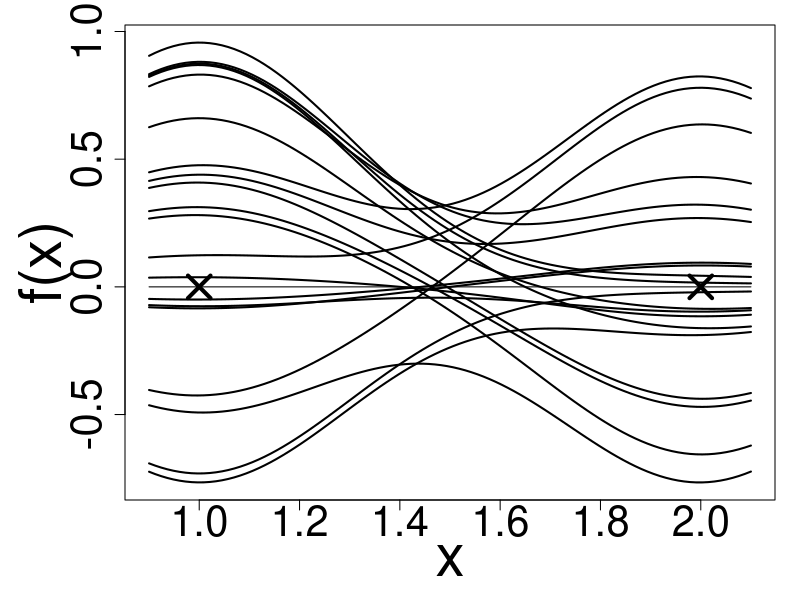
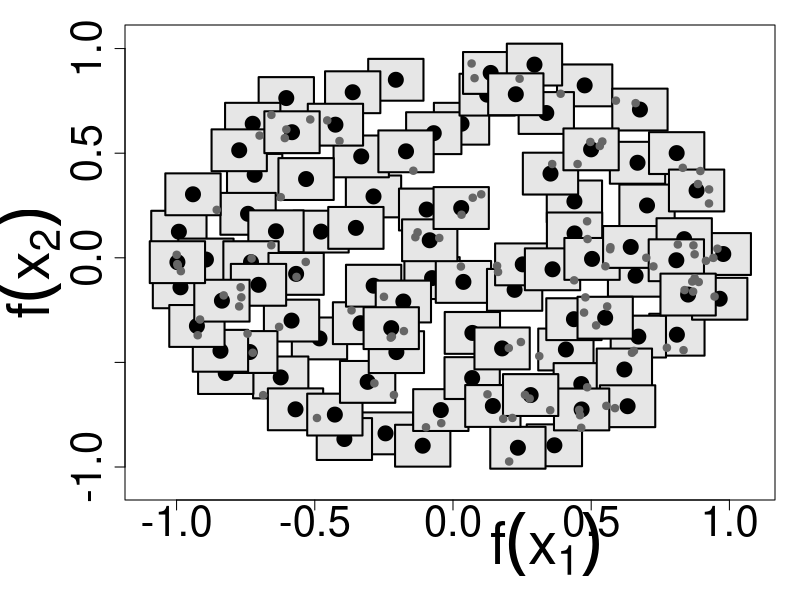

R code for these plots, in order:
### demo        creates all plots for the covering number section
###
### 2001 written by Ralf Herbrich
### Microsoft Research Cambridge
###
### 2019 modified by Ralf Herbrich
### Amazon Development Center Germany
###
### (c) 2001 Microsoft Corporation. Reproduced with permission. All rights reserved.


############################################################
## little dataset (each row is a datum)
############################################################

X <- c (1, 2);

############################################################
## generate the cloud of points that needs to be
## covered using the RBF kernel
############################################################

gen.points <- function (X, N = 100, sigma=0.5) {
  
  ## compute the inner product between x1 and x2
  k <- exp (-(X [1] - X [2])^2/(2*sigma^2));

  ## generate Gram matrix
  G <- cbind (c (1, k), c (k, 1));
  
  ## generate admissible alpha's
  a <- runif (N, min=-sqrt (1/(1-k^2)), max=sqrt (1/(1-k^2)));
  alpha <- cbind (c (a), runif (N, min=(-a * k - sqrt (a^2 * (k^2 - 1) + 1)),
                                max=-a * k + sqrt (a^2 * (k^2 - 1) + 1)));
  
  out <- t (G %*% t (alpha));
  return (list (alpha=alpha, out=out));
}

############################################################
## computes the function values for a specific 
## dataset and RBF kernel
############################################################

draw.fct <- function (X, alpha, x, sigma=0.5) {
  
  ## compute the inner product between x1 and x2
  k1 <- exp (-(X [1] - x)^2/(2*sigma^2));
  k2 <- exp (-(X [2] - x)^2/(2*sigma^2));
  H <- cbind (k1, k2);
  y <- H %*% alpha;

  return (y);
}

############################################################
## compute a cover of the function class (greedily)
############################################################

cover <- function (out, gamma=0.5) {

  cov <- double (0);
  
  while (nrow (out) > 0) {

    ## compute the coverage of all points
    coverage <- double (0);
    for (i in 1:nrow (out)) {
      ## remove all points that are covered
      rem.idx.x <- (abs (out [, 1] - out [i, 1]) < gamma);
      rem.idx.y <- (abs (out [, 2] - out [i, 2]) < gamma);
      coverage <- c (coverage, sum (rem.idx.x & rem.idx.y));
    }

    ## choose the point with the highest coverage
    idx <- order (coverage) [1];

    ## remove all covered points
    cov <- rbind (cov, out [idx, ]);
    rem.idx.x <- (abs (out [, 1] - out [idx, 1]) < gamma);
    rem.idx.y <- (abs (out [, 2] - out [idx, 2]) < gamma);
    out <- out [!(rem.idx.x & rem.idx.y), ];
  }

  return (cov);
}



############################################################
## BOOK plots (set output to 'PS' for PostScript files)
############################################################

book <- function (output='SCREEN') {

  ## initialise "pseudo" random number generator
  set.seed (42);
  
  ## generate a dataset and cover
  sigma <- 0.3;
  gamma <- 0.1;
  R <- gen.points (X, N=200, sigma=sigma);
  cov <- cover (R$out, gamma=gamma);

  ############################################################
  ## draw a few functions
  if (output == 'NEW_PS') {
    if (!file.exists ("cover_fct1.ps")) {
      postscript (file="cover_fct1.ps");
    }
  }
  
  par (mai=c (1.0,1.25,0.25,0.25));
  N <- 20;
  d <- max (X) - min (X);
  x <- seq (min (X) - d * 0.1, max (X) + d * 0.1, length=100);
  y <- double (0);
  ylim <- c (0, 0);

  for (i in 1:N) {
    tmp <- matrix (draw.fct (X, R$alpha [i, ], x, sigma=sigma), nrow=1);
    ylim <- range (ylim, tmp);
    y <- rbind (y, tmp);
  }
  
  ## draw little dataset with some functions
  plot (range (x), ylim, type="n",
        cex.lab=3.5, cex.axis=2.5,
        xlab="x", ylab="f(x)");
  for (i in 1:N) {
    lines (x, y [i, ], lwd=2);
  }
  lines (x, rep (0, length=length (x)), lwd=1);
  points (X, rep (0, length=length (X)), pch=4, lwd=4, cex=3);
      
  readline ("Press any key for next plot");
  ## dev.off ();

  ############################################################
  ## draw a cover
  if (output == 'NEW_PS') {
    if (!file.exists ("cover_1.ps")) {
      postscript (file="cover_1.ps");
    }
  }
    
  par (mai=c (1.0,1.25,0.25,0.25));
  plot (c (R$out [, 1] + gamma, R$out [, 1] - gamma),
        c (R$out [, 2] + gamma, R$out [, 2] - gamma),
        type="n", cex.lab=3.5, cex.axis=2.5,
        xlab=expression (paste ("            ", f(x[1]))),
        ylab=expression (f(x[2])));
  for (i in 1:nrow (cov)) {
    rect (cov [i, 1] - gamma, cov [i, 2] - gamma,
          cov [i, 1] + gamma, cov [i, 2] + gamma, lwd=2, col=gray(0.9));
    points (cov [i, 1], cov [i, 2], pch=19, cex=2);
  }
  for (i in 1:nrow (R$out)) {
    if (sum (R$out [i, 1] == cov [, 1]) +
        sum (R$out [i, 2] == cov [, 2]) == 0) {
      points (R$out [i, 1], R$out [i, 2], pch=19, col=gray(0.4));
    }
  }
  
  readline ("Press any key for next plot");
  ## dev.off ();

}

book ();


